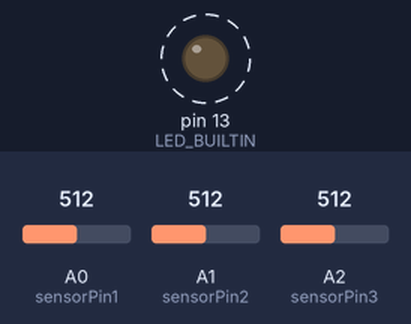
Bench run of a sketch on a simulated Arduino Uno, built with avr-gcc and run on an emulated ATmega328P. Shown: output pins drawn as LEDs (lit = HIGH). Dashed ring = blinking. The inputs (shaded band) are chosen by the test bench; at power-on: A0 (sensorPin1) = 512, A1 (sensorPin2) = 512, A2 (sensorPin3) = 512. What the sketch prints to the serial monitor is not drawn.

Above: at 2.1 s.
2.2 s: A0 (sensorPin1) set to 983
6.9 s: A0 (sensorPin1) set to 1014
Timing chart, 0 to 16.4 s (numbered marks = the images above; inputs shaded):
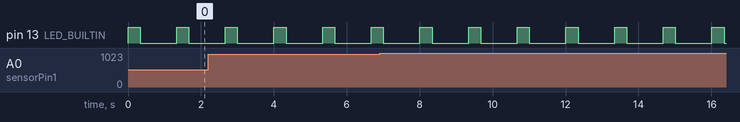

Measured:
- by itself, pin 13 (LED_BUILTIN): alternates HIGH for 0.33 s and LOW for 1.0 s

The sketch:

control-panel-debug.ino
```cpp
#include <ArduinoJson.h> //https://github.com/bblanchon/ArduinoJson/
int sensorPin1 = A0;
int sensorPin2 = A1;
int sensorPin3 = A2;
int sensorValue1 = 0;
int sensorValue2 = 0;
int sensorValue3 = 0;

// the setup function runs once when you press reset or power the board
void setup() {
  pinMode(LED_BUILTIN, OUTPUT);
  Serial.begin(9600);
}

// the loop function runs over and over again forever
void loop() {
  DynamicJsonBuffer jsonBuffer;
  JsonArray& data = jsonBuffer.createArray();

  digitalWrite(LED_BUILTIN, HIGH);

  sensorValue1 = analogRead(sensorPin1);
  data.createNestedObject()["value"] = sensorValue1;
  delay(100);

  sensorValue2 = analogRead(sensorPin2);
  data.createNestedObject()["value"] = sensorValue2;
  delay(100);

  sensorValue3 = analogRead(sensorPin3);
  data.createNestedObject()["value"] = sensorValue3;
  delay(100);

  data.prettyPrintTo(Serial);
  Serial.println("--");

  digitalWrite(LED_BUILTIN, LOW);
  delay(1000);
}
```
